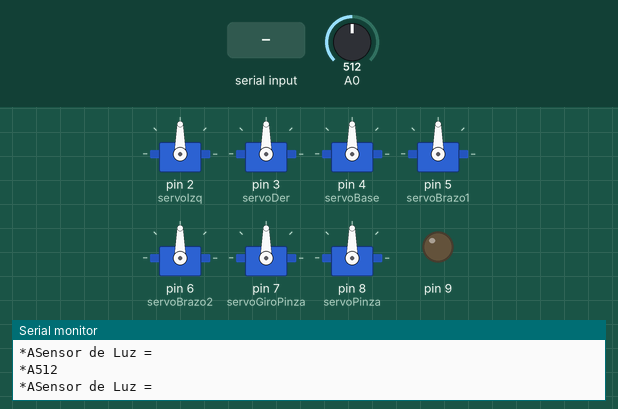
This sketch was run on a simulated Arduino Uno, built with avr-gcc and run on an emulated ATmega328P. On the bench: 7 × servo, output pins drawn as LEDs (lit = HIGH), the last lines printed to the serial monitor. Inputs (shaded band) come from the test bench; at power-on: A0 = 512.

Above: at 1.2 s.
1.3 s: A0 set to 691
4.3 s: A0 set to 712
At 5.5 s:
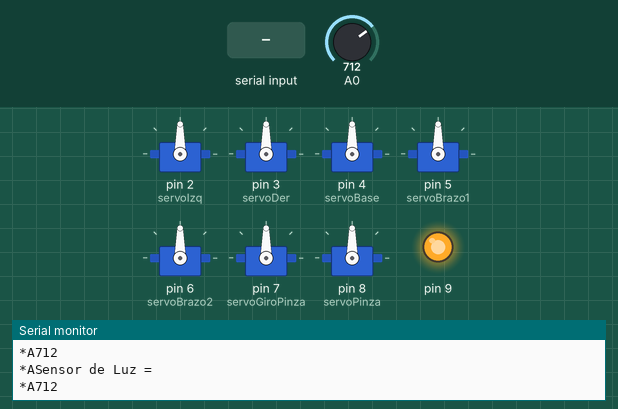
5.8 s: "f" received over Serial
At 8.0 s:
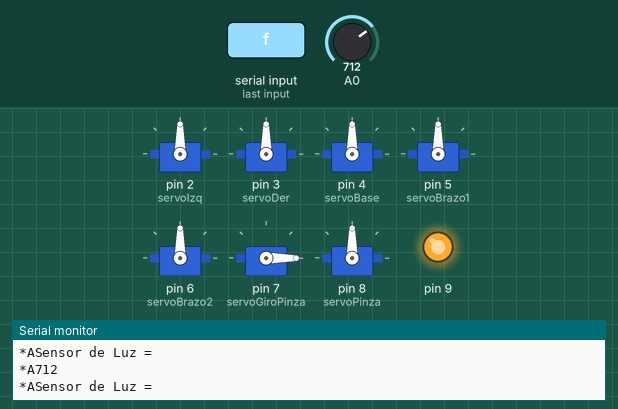
8.3 s: "g" received over Serial
At 9.7 s:
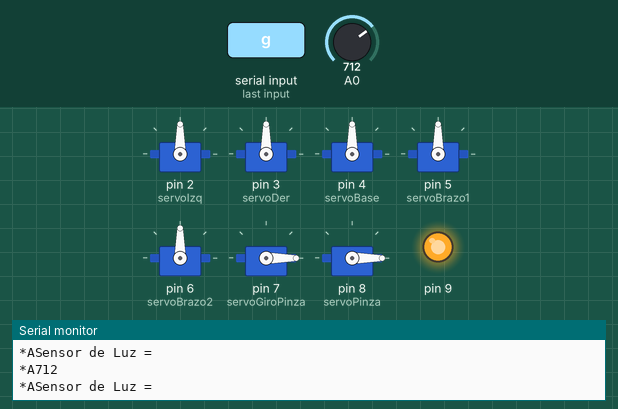
10.8 s: "a,45\n" received over Serial
At 11.6 s:
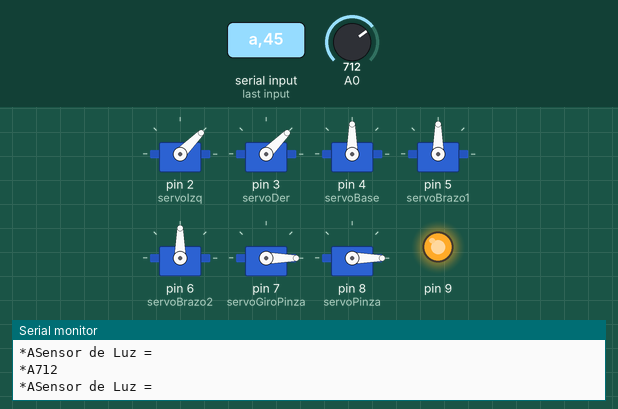
12.3 s: "b90\n" received over Serial
At 13.0 s:
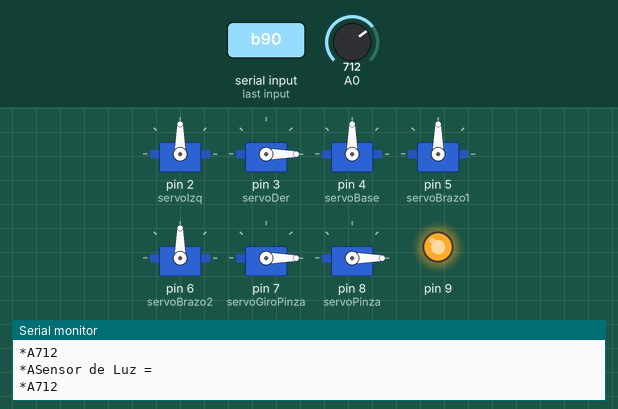
Timing chart, 0 to 14.8 s (numbered marks = the images above; inputs shaded):
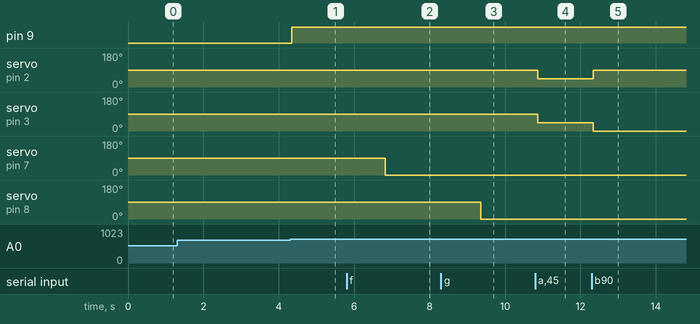

The sketch:

gruaconservos.ino
```cpp
#include <Servo.h>
Servo servoIzq;
Servo servoDer;
Servo servoBase;
Servo servoBrazo1;
Servo servoBrazo2;
Servo servoGiroPinza;
Servo servoPinza;
int x1;
int x2;
int x3;
int x4;
int x5;
int x6;
int x7;
void setup() {
  // put your setup code here, to run once:
servoIzq.attach(2);
servoDer.attach(3);
servoBase.attach(4);
servoBrazo1.attach(5);
servoBrazo2.attach(6);
servoGiroPinza.attach(7);
servoPinza.attach(8);
pinMode(9,OUTPUT);
Serial.begin(9600);
}

void loop() {
 // put your main code here, to run repeatedly:
char bluetooth1 = Serial.read();
int luz = analogRead(A0);
Serial.print("*A");
Serial.println("Sensor de Luz = ");
Serial.print("*A");
Serial.println(luz);
if ( luz >= 700){
  digitalWrite(9,HIGH);
}
else {
  digitalWrite(9,LOW);
}

if (bluetooth1 == 'a') {
     x1 = Serial.parseInt();
Serial.println("*B adelante o atras");
  servoIzq.write(x1);
  servoDer.write(x1);
}

if (bluetooth1 == 'b') {
     x1 = Serial.parseInt();
Serial.println("*B izq o der");
  servoIzq.write(x1);
  if ( x1 <90 ){
    x2= x1+90;
  }
  if ( x1 >90 ){
    x2= x1-90;
  }
  servoDer.write(x2);
}
if (bluetooth1 == 'c') {
     x3 = Serial.parseInt();
Serial.println("*B base");
  servoBase.write(x3);
}
if (bluetooth1 == 'd') {
     x4 = Serial.parseInt();
Serial.println("*B Brazo");
  servoBrazo1.write(x4);
}
if (bluetooth1 == 'e') {
     x5 = Serial.parseInt();
Serial.println("*B Muñeca");
  servoBrazo2.write(x5);
}
if (bluetooth1 == 'f') {
     x6 = Serial.parseInt();
Serial.println("*B Giro de Pinza");
  servoGiroPinza.write(x6);
}
if (bluetooth1 == 'g') {
     x7 = Serial.parseInt();
Serial.println("*B Presion de Pinza");
  servoPinza.write(x7);
}


}
```

Measured:
- the behaviour switches between 699 and 700 on A0 (found by bisection; images 0 and 1)
- after the input at 4.3 s, pin 9: LOW → HIGH at once
- after the input at 5.8 s, servo on pin 7 (servoGiroPinza): 90° → 0° after 1.0 s
- after the input at 8.3 s, servo on pin 8 (servoPinza): 90° → 0° after 1.1 s
- after the input at 10.8 s, servo on pin 2 (servoIzq), servo on pin 3 (servoDer): 90° → 45° after 0.07 s
- after the input at 12.3 s, servo on pin 2 (servoIzq): 45° → 90° after 0.05 s; servo on pin 3 (servoDer): 45° → 0° after 0.05 s
